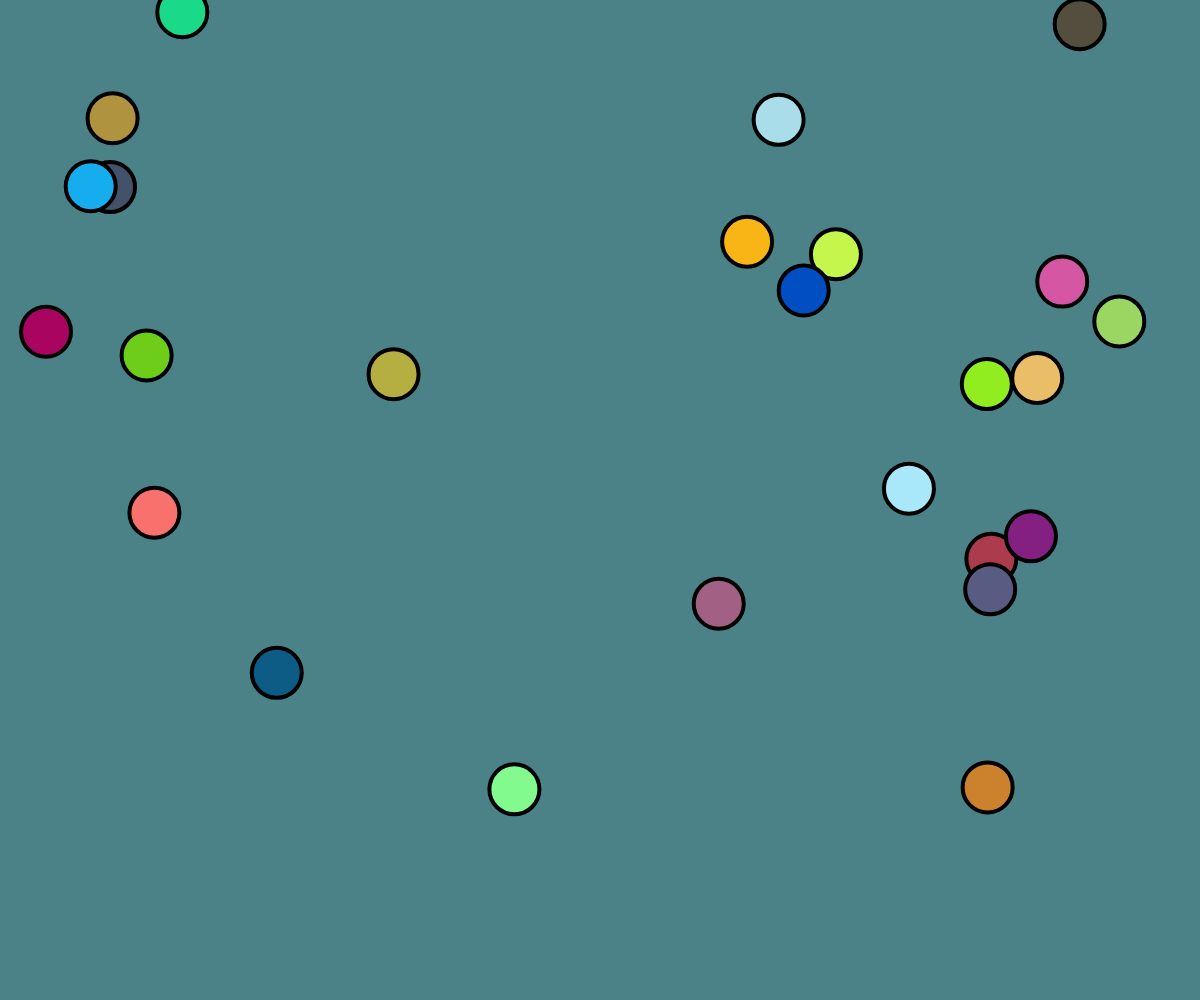
Frame 1 (no input)
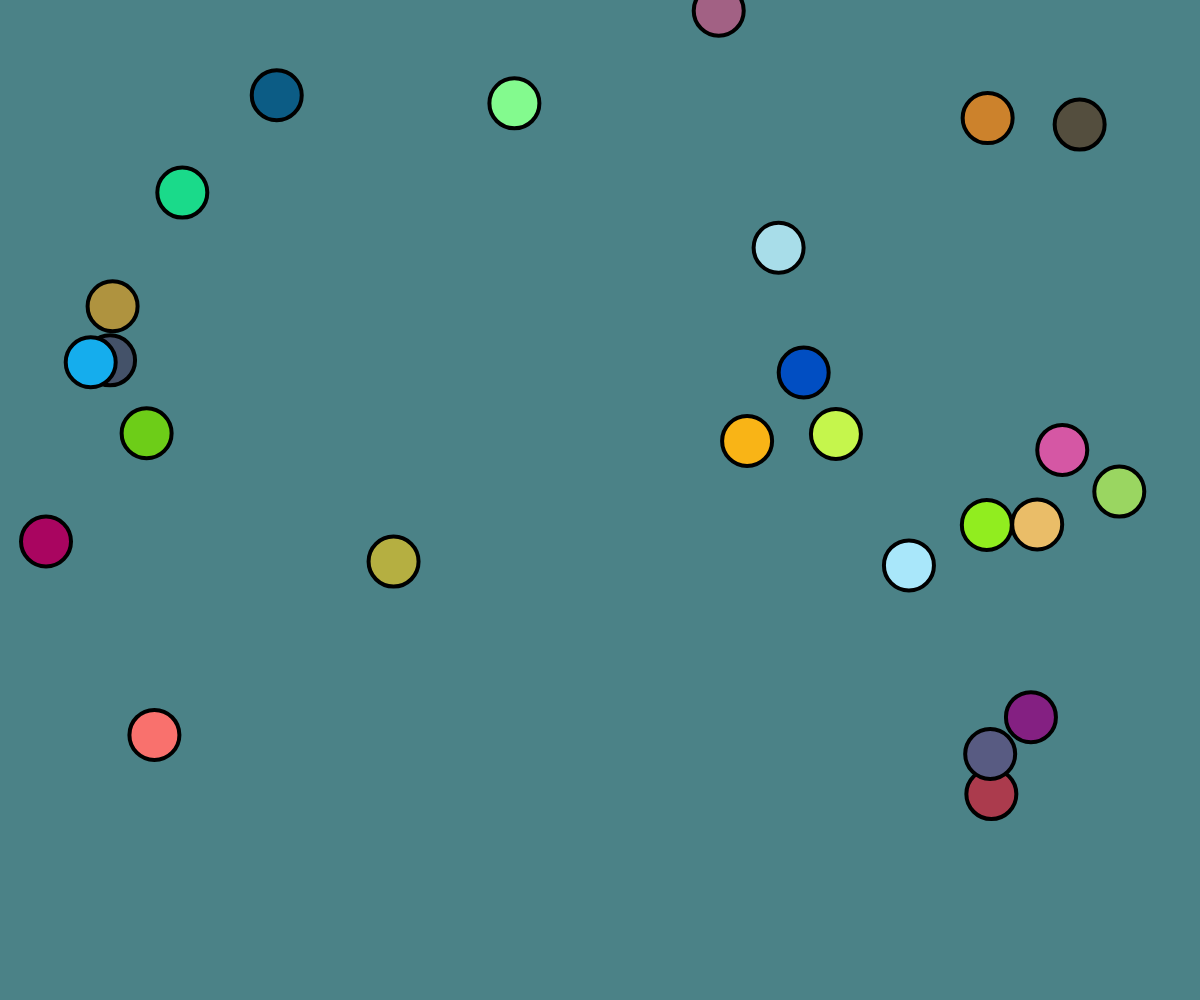
Frame 60 (no input)
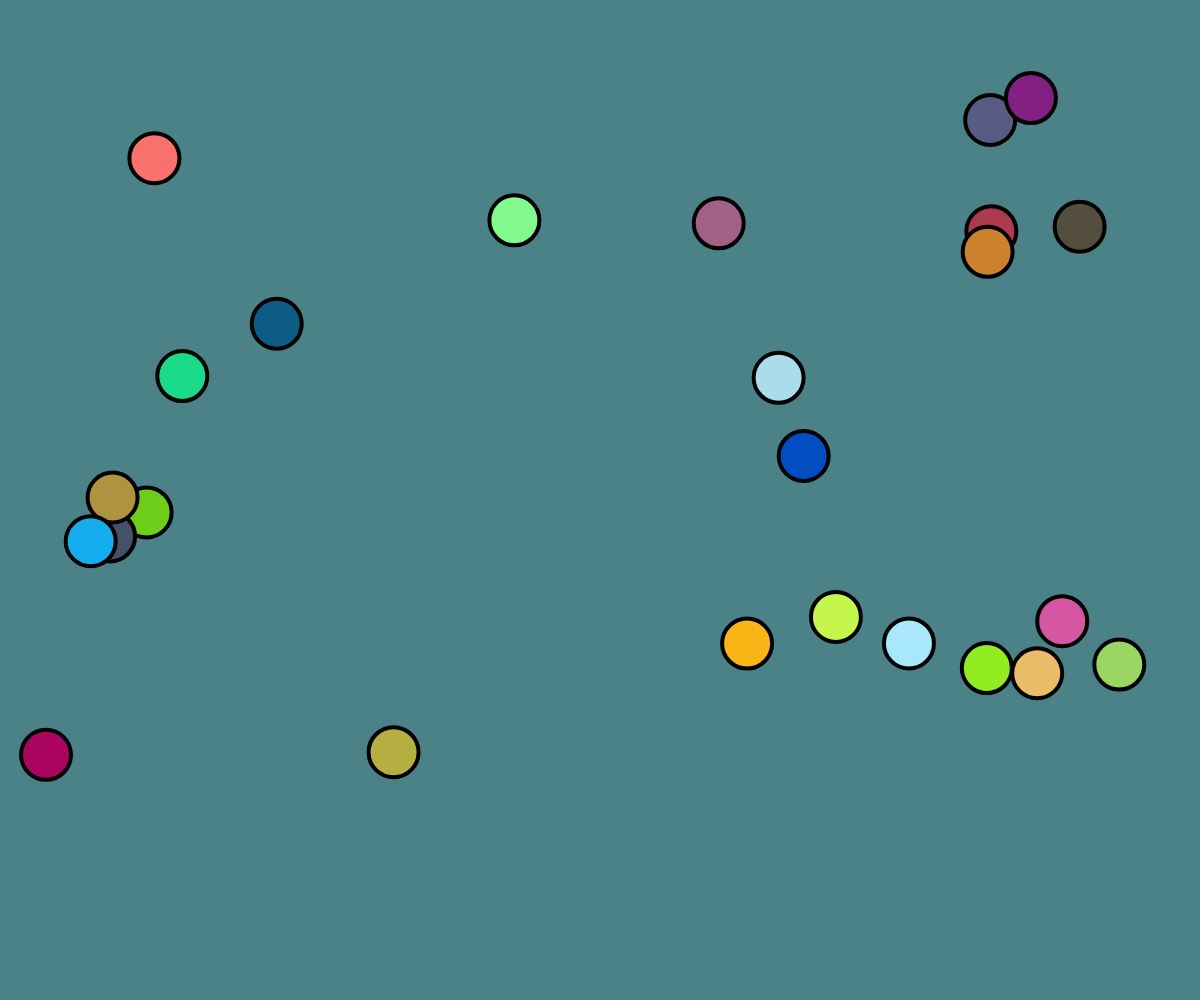
Frame 120 (the mouse pressed at the canvas centre since frame 60)

The p5.js sketch that drew these frames (run headless with seeded random() and noise() and a simulated clock; from frame 60 on, the mouse is pressed at the canvas centre):

// p5.js sketch
// ── sketch.js


let yPosList = [];
let xPosList = [];
let speedList = [];



class Bubble {
  constructor() {
    this.xPos = Math.random() * 8000 / 1;
    this.yPos = Math.random() * 800;
    this.speed = Math.random() * 3 + 1;
    this.r = Math.random() * 255;
    this.g = Math.random() * 255;
    this.b = Math.random() * 255;
  }
  
   display() {
     ellipse(this.xPos, this.yPos, 50, 50);
     fill(this.r, this.g, this.b);
     stroke("black");
     strokeWeight(4);
   }

   move() {
  	 this.yPos += this.speed;

  	 if (this.yPos >= 800) {
  	 	this.yPos = 0;
  	 }
   }

}




const bubbleList = [];
  for (let i = 0; i < 100; i++) {
  	bubbleList.push(new Bubble());
   }

function setup() {
    createCanvas(windowWidth, windowHeight);
}

function windowResized() {
  resizeCanvas(windowWidth, windowHeight);
}
 
function draw() {
  background(75, 130, 135);
  for (var i = 0; i < 100; i++) {
    bubbleList[i].display();
    bubbleList[i].move();

  }
}
  
